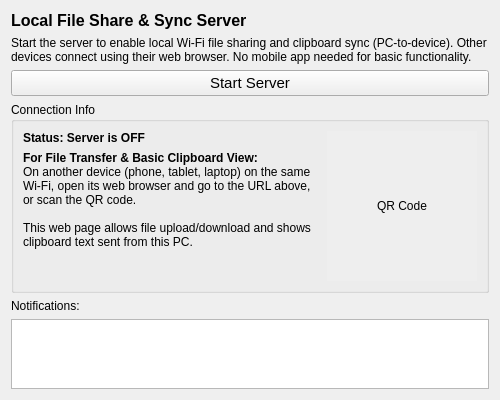
<?xml version="1.0" encoding="UTF-8"?>
<ui version="4.0">
 <class>FileShareWidget</class>
 <widget class="QWidget" name="FileShareWidget">
  <property name="geometry">
   <rect>
    <x>0</x>
    <y>0</y>
    <width>500</width>
    <height>400</height>
   </rect>
  </property>
  <property name="windowTitle">
   <string>Form</string>
  </property>
  <layout class="QVBoxLayout" name="verticalLayout">
   <item>
    <widget class="QLabel" name="titleLabel">
     <property name="font">
      <font>
       <pointsize>12</pointsize>
       <weight>75</weight>
       <bold>true</bold>
      </font>
     </property>
     <property name="text">
      <string>Local File Share &amp; Sync Server</string> </property>
    </widget>
   </item>
   <item>
    <widget class="QLabel" name="descriptionLabel">
     <property name="text">
      <string>Start the server to enable local Wi-Fi file sharing and clipboard sync (PC-to-device). Other devices connect using their web browser. No mobile app needed for basic functionality.</string> </property>
     <property name="wordWrap">
      <bool>true</bool>
     </property>
    </widget>
   </item>
   <item>
    <widget class="QPushButton" name="toggleServerButton">
     <property name="font">
      <font>
       <pointsize>11</pointsize>
      </font>
     </property>
     <property name="text">
      <string>Start Server</string>
     </property>
     <property name="checkable">
      <bool>true</bool>
     </property>
    </widget>
   </item>
   <item>
    <widget class="QGroupBox" name="serverInfoGroup">
     <property name="title">
      <string>Connection Info</string>
     </property>
     <layout class="QHBoxLayout" name="horizontalLayout">
      <item>
       <layout class="QVBoxLayout" name="verticalLayout_2">
        <item>
         <widget class="QLabel" name="urlLabel">
          <property name="text">
           <string>Status: Server is OFF</string>
          </property>
          <property name="font">
           <font>
            <weight>75</weight>
            <bold>true</bold>
           </font>
          </property>
         </widget>
        </item>
        <item>
         <widget class="QLabel" name="label">
          <property name="text">
           <string>&lt;b&gt;For File Transfer &amp; Basic Clipboard View:&lt;/b&gt;&lt;br&gt;On another device (phone, tablet, laptop) on the same Wi-Fi, open its web browser and go to the URL above, or scan the QR code.&lt;br&gt;&lt;br&gt;This web page allows file upload/download and shows clipboard text sent from this PC.</string> </property>
          <property name="wordWrap">
           <bool>true</bool>
          </property>
         </widget>
        </item>
        <item>
         <spacer name="verticalSpacer">
          <property name="orientation">
           <enum>Qt::Vertical</enum>
          </property>
          <property name="sizeHint" stdset="0">
           <size>
            <width>20</width>
            <height>40</height>
           </size>
          </property>
         </spacer>
        </item>
       </layout>
      </item>
      <item>
       <widget class="QLabel" name="qrCodeLabel">
        <property name="minimumSize">
         <size>
          <width>150</width>
          <height>150</height>
         </size>
        </property>
        <property name="maximumSize">
         <size>
          <width>150</width>
          <height>150</height>
         </size>
        </property>
        <property name="styleSheet">
         <string notr="true">background-color: #eee;</string>
        </property>
        <property name="text">
         <string>QR Code</string>
        </property>
        <property name="alignment">
         <set>Qt::AlignCenter</set>
        </property>
       </widget>
      </item>
     </layout>
    </widget>
   </item>
   <item>
    <widget class="QLabel" name="label_2">
     <property name="text">
      <string>Notifications:</string>
     </property>
    </widget>
   </item>
   <item>
    <widget class="QListWidget" name="notificationList"/>
   </item>
  </layout>
 </widget>
 <resources/>
 <connections/>
</ui>
